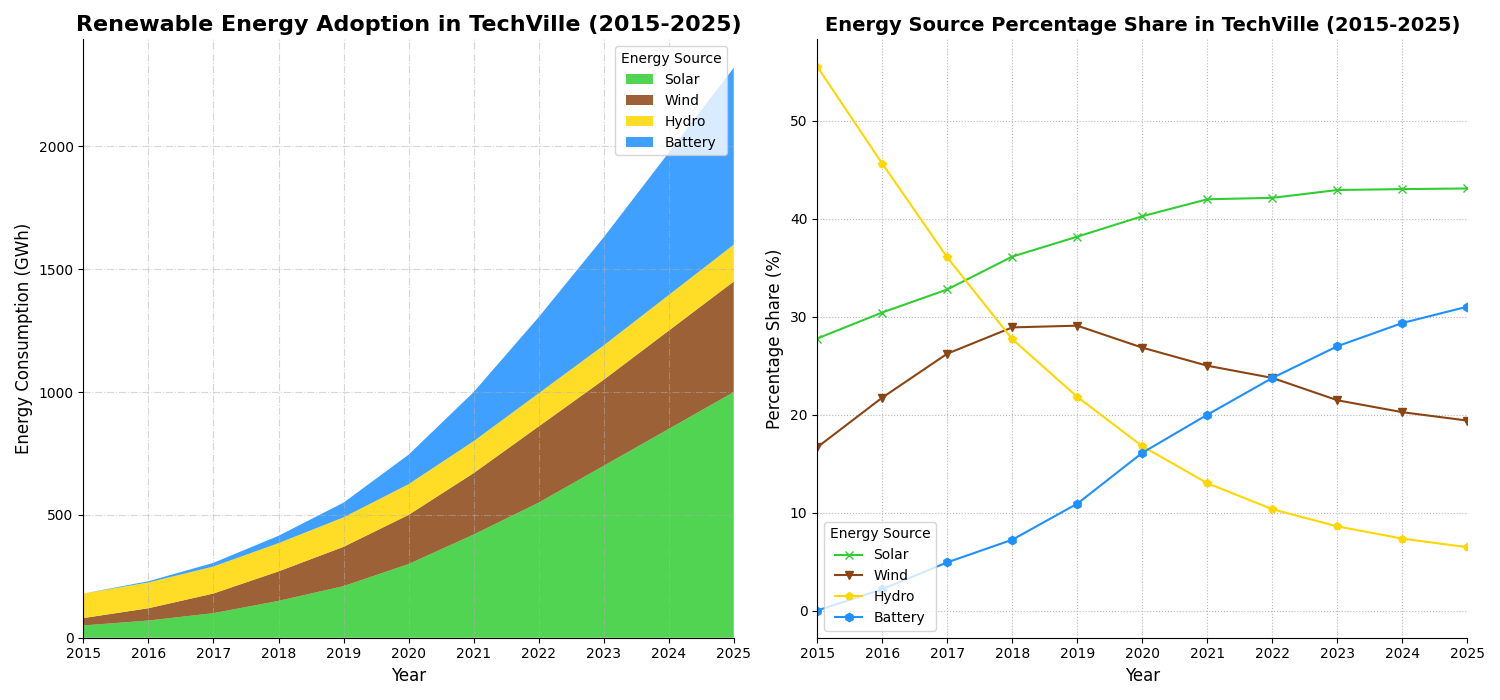

Source code (Python):
import matplotlib.pyplot as plt
import numpy as np

years = np.arange(2015, 2026)
solar = np.array([50, 70, 100, 150, 210, 300, 420, 550, 700, 850, 1000])
wind = np.array([30, 50, 80, 120, 160, 200, 250, 310, 350, 400, 450])
hydro = np.array([100, 105, 110, 115, 120, 125, 130, 135, 140, 145, 150])
battery_storage = np.array([0, 5, 15, 30, 60, 120, 200, 310, 440, 580, 720])

total_consumption = solar + wind + hydro + battery_storage
solar_share = (solar / total_consumption) * 100
wind_share = (wind / total_consumption) * 100
hydro_share = (hydro / total_consumption) * 100
battery_storage_share = (battery_storage / total_consumption) * 100

fig, axs = plt.subplots(1, 2, figsize=(15, 7))

axs[0].stackplot(years, solar, wind, hydro, battery_storage, 
                 labels=['Solar', 'Wind', 'Hydro', 'Battery'], 
                 colors=['#32CD32', '#8B4513', '#FFD700', '#1E90FF'], alpha=0.85)
axs[0].set_title("Renewable Energy Adoption in TechVille (2015-2025)", fontsize=16, fontweight='bold')
axs[0].set_xlabel("Year", fontsize=12)
axs[0].set_ylabel("Energy Consumption (GWh)", fontsize=12)
axs[0].legend(loc='upper right', title="Energy Source")
axs[0].grid(True, linestyle='-.', alpha=0.5)
axs[0].set_xticks(years)
axs[0].set_xlim(2015, 2025)
axs[0].spines['top'].set_visible(False)  # Hide top border
axs[0].spines['right'].set_visible(False)  # Hide right border

axs[1].plot(years, solar_share, label='Solar', color='#32CD32', marker='x')
axs[1].plot(years, wind_share, label='Wind', color='#8B4513', marker='v')
axs[1].plot(years, hydro_share, label='Hydro', color='#FFD700', marker='p')
axs[1].plot(years, battery_storage_share, label='Battery', color='#1E90FF', marker='h')
axs[1].set_title("Energy Source Percentage Share in TechVille (2015-2025)", fontsize=14, fontweight='bold')
axs[1].set_xlabel("Year", fontsize=12)
axs[1].set_ylabel("Percentage Share (%)", fontsize=12)
axs[1].legend(loc='lower left', title="Energy Source")
axs[1].grid(True, linestyle=':', alpha=0.9)
axs[1].set_xticks(years)
axs[1].set_xlim(2015, 2025)
axs[1].spines['top'].set_visible(False)  # Hide top border
axs[1].spines['right'].set_visible(False)  # Hide right border

plt.tight_layout()
plt.show()
